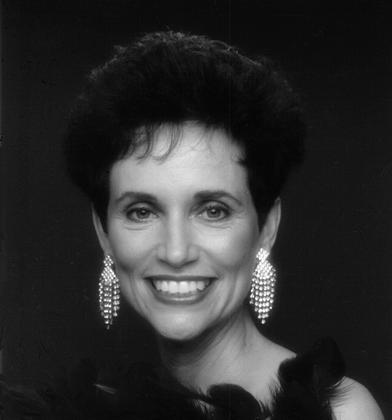
%> input picture project8_JOAO_GUEDES/woman.tif, 392 x 420 px, shrunk from 732 x 785 before the run
$ octave main_a.m   (GNU Octave 9; MATLAB toolbox functions it lacks are replaced by stand-ins)
%> lines starting %> are read from the running program, lines starting %| are printed output that depends on the picture
### project8_JOAO_GUEDES/toDouble01.m
% Converte uma imagem para double no intervalo [0,1]
function f = toDouble01(img)

originalClass = class(img);

if ismatrix(img)
    imgDouble = double(img);
end

% Ajustar a faixa de valores conforme a classe original
switch originalClass

    case 'uint8'
        f = imgDouble / 255;

    case 'uint16'
        f = imgDouble / 65535;

    case 'logical'
        % Imagem já possui valores 0 e 1
        f = imgDouble;

    otherwise
        % Tratamento para imagens single ou double
        minimumValue = min(imgDouble(:));
        maximumValue = max(imgDouble(:));

        % Verificar se a imagem já está no intervalo [0,1]
        if minimumValue >= 0 && maximumValue <= 1

            f = imgDouble;

            % Normalização para [0,1]
        elseif maximumValue > minimumValue

            f = (imgDouble - minimumValue) / (maximumValue - minimumValue);

        else
            % Imagem constante: evita divisão por zero
            f = zeros(size(imgDouble));
        end
end
end

### project8_JOAO_GUEDES/fftShift2D.m
% Centraliza uma matriz 2D
function shifted = fftShift2D(input)

    [M, N] = size(input);

    middleRow = ceil(M / 2);
    middleColumn = ceil(N / 2);

    rowOrder = [middleRow + 1:M, 1:middleRow];
    columnOrder = [middleColumn + 1:N, 1:middleColumn];

    shifted = input(rowOrder, columnOrder);
end

### project8_JOAO_GUEDES/normalize01.m
% Normaliza uma matriz para o intervalo [0,1]
function output = normalize01(input)

    input = double(input);

    minimumValue = min(input(:));
    maximumValue = max(input(:));

    if maximumValue == minimumValue
        output = zeros(size(input));
    else
        output = (input - minimumValue) / (maximumValue - minimumValue);
    end
end

### project8_JOAO_GUEDES/lpfilt.m
% Constrói um filtro passa-baixa 2D
function H = lpfilt(type, M, N, D0, n)
% type:
%   'ideal'    -> passa-baixa ideal
%   'btw'      -> passa-baixa Butterworth
%   'gaussian' -> passa-baixa Gaussiano

% M, N: dimensões do filtro
% D0: raio de corte
% n: ordem do Butterworth

type = lower(char(type));

H = zeros(M, N);

% Posição do termo DC após a centralização
centerRow = floor(M / 2) + 1;
centerColumn = floor(N / 2) + 1;

for u = 1:M
    for v = 1:N

        deltaU = u - centerRow;
        deltaV = v - centerColumn;

        % Distância radial até o centro
        D = sqrt(deltaU^2 + deltaV^2);

        switch type
            case 'ideal'
                if D <= D0
                    H(u, v) = 1;
                else
                    H(u, v) = 0;
                end

            case {'btw', 'butterworth'}
                H(u, v) = 1 / ...
                    (1 + (D / D0)^(2 * n));

            case {'gaussian', 'gauss'}
                H(u, v) = exp(-(D^2) / (2 * D0^2));

            otherwise
                error('Tipo de filtro inválido');
        end
    end
end
end

### project8_JOAO_GUEDES/ifftShift2D.m
% Desfaz a centralização de uma matriz 2D
function unshifted = ifftShift2D(input)

    [M, N] = size(input);

    middleRow = floor(M / 2);
    middleColumn = floor(N / 2);

    rowOrder = [middleRow + 1:M, 1:middleRow];
    columnOrder = [middleColumn + 1:N, 1:middleColumn];

    unshifted = input(rowOrder, columnOrder);
end

### project8_JOAO_GUEDES/main_a.m
clear;
close all;
clc;

% Leitura da imagem
inputImage = imread('woman.tif');
%> inputImage is the input picture: size 420x392 uint8; min 3, max 255, mean 46.4

% Conversão para [0,1]
f = toDouble01(inputImage);

[M, N] = size(f);
%> M = 420; N = 392
% Transformada de Fourier 2D
F = fft2(f);

% Centralização do espectro
Fc = fftShift2D(F);

% Espectro de magnitude para visualização
spectrum = log(1 + abs(Fc));
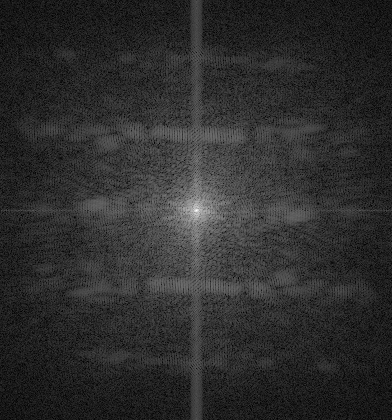
%> spectrum: size 420x392 double; min 0.0109, max 10.31, mean 1.87; drawn with min black and max white
spectrumDisplay = normalize01(spectrum);
%> in normalize01, `minimumValue = min(input(:));`: minimumValue = 0.0109
%> in normalize01, `maximumValue = max(input(:));`: maximumValue = 10.31

% Parâmetros do Butterworth
% Utiliza-se 15% da menor dimensão como raio de corte

D0 = round(0.15 * min(M, N));
%> D0 = 59
order = 2;

fprintf('Raio de corte D0: %d\n', D0);
%| Raio de corte D0: 59
fprintf('Ordem do Butterworth: %d\n', order);

% Construção do filtro passa-baixa Butterworth
HLP = lpfilt('btw', M, N, D0, order);
%> after the loop in lpfilt, `for u = 1:M`:
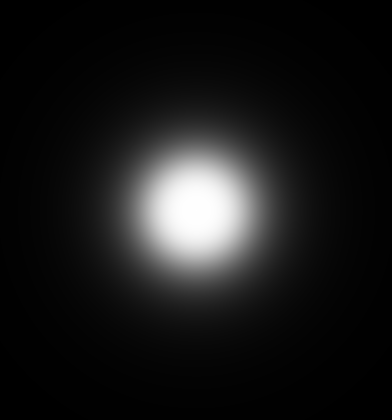
%> H: size 420x392 double; min 0.00178, max 1, mean 0.0997

% Construção do passa-alta por complementaridade
HHP = 1 - HLP;

% Aplicação dos filtros
GLP = HLP .* Fc;
GHP = HHP .* Fc;

% Desfazer a centralização
GLPUnshifted = ifftShift2D(GLP);
GHPUnshifted = ifftShift2D(GHP);

% Transformada inversa
gLP = real(ifft2(GLPUnshifted));
gHP = real(ifft2(GHPUnshifted));
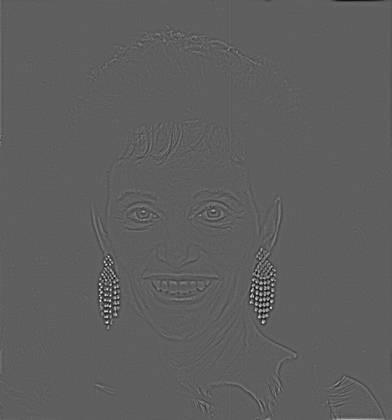
%> gHP: size 420x392 double; min -0.305, max 0.512, mean 4.32e-20; drawn with min black and max white

% Normalização para visualização
gLPDisplay = normalize01(gLP);
gHPDisplay = normalize01(gHP);

    % Imagem original e espectro centralizado
    figure('Name', 'Imagem e espectro centralizado');

    subplot(1, 2, 1);
    imagesc(f, [0 1]);
    axis image off;
    colormap gray;
    title('Imagem original - woman.tif');

    subplot(1, 2, 2);
    imagesc(spectrumDisplay, [0 1]);
    axis image off;
    colormap gray;
    title('Espectro centralizado: log(1 + |F|)');

    % Resultados dos filtros
    figure('Name', 'Resultados da filtragem Butterworth');

    subplot(1, 3, 1);
    imagesc(f, [0 1]);
    axis image off;
    colormap gray;
    title('Imagem original');

    subplot(1, 3, 2);
    imagesc(gLPDisplay, [0 1]);
    axis image off;
    colormap gray;
    title(sprintf('Passa-baixa: D0=%d, n=%d', D0, order));

    subplot(1, 3, 3);
    imagesc(gHPDisplay, [0 1]);
    axis image off;
    colormap gray;
    title(sprintf('Passa-alta: D0=%d, n=%d', D0, order));

    % Visualizações 2D e 3D dos filtros

    % Reduz a quantidade de pontos apenas na visualização 3D
    plotStep = max(1, floor(min(M, N) / 100));
%> plotStep = 3

    figure('Name', 'Filtros Butterworth 2D e 3D');

    subplot(2, 2, 1);
    imagesc(HLP, [0 1]);
    axis image;
    colorbar;
    title('Passa-baixa Butterworth - 2D');
    xlabel('v');
    ylabel('u');

    subplot(2, 2, 2);
    mesh(HLP(1:plotStep:end, 1:plotStep:end));
    title('Passa-baixa Butterworth - 3D');
    xlabel('v');
    ylabel('u');
    zlabel('H_{LP}(u,v)');
    axis tight;

    subplot(2, 2, 3);
    imagesc(HHP, [0 1]);
    axis image;
    colorbar;
    title('Passa-alta Butterworth - 2D');
    xlabel('v');
    ylabel('u');

    subplot(2, 2, 4);
    mesh(HHP(1:plotStep:end, 1:plotStep:end));
    title('Passa-alta Butterworth - 3D');
    xlabel('v');
    ylabel('u');
    zlabel('H_{HP}(u,v)');
    axis tight;
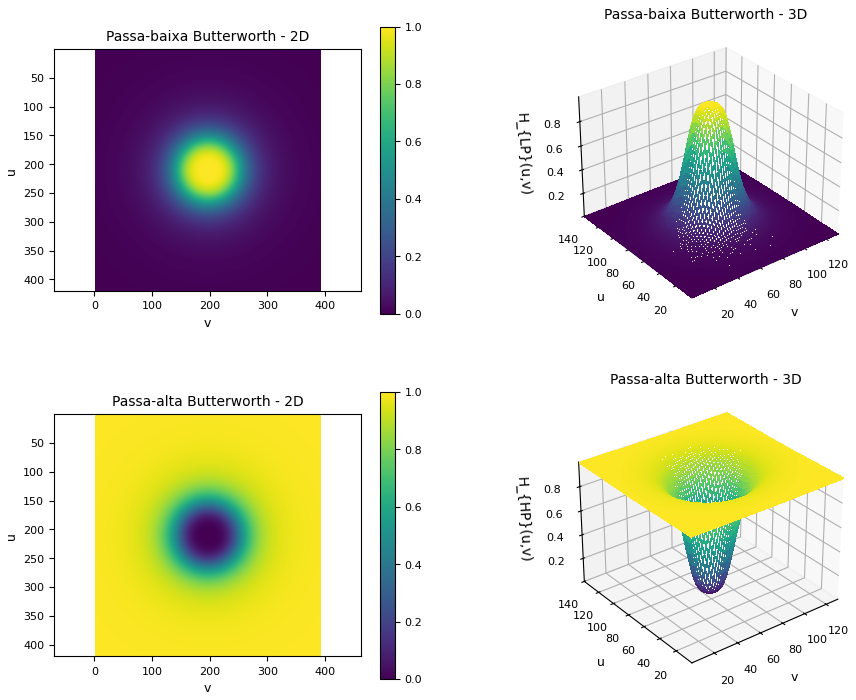
%> figure redrawn from the program's plot data, 4 panels

    % Espectros filtrados
    lowSpectrum = normalize01(log(1 + abs(GLP)));
%> in normalize01 (call 4), `input = double(input);`:
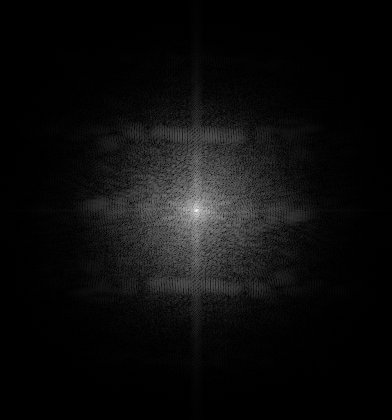
%> input: size 420x392 double; min 6.29e-05, max 10.31, mean 0.52; drawn with min black and max white
%> in normalize01 (call 4), `minimumValue = min(input(:));`: minimumValue = 6.29e-05
%> in normalize01 (call 4), `maximumValue = max(input(:));`: maximumValue = 10.31
    highSpectrum = normalize01(log(1 + abs(GHP)));
%> in normalize01 (call 5), `input = double(input);`:
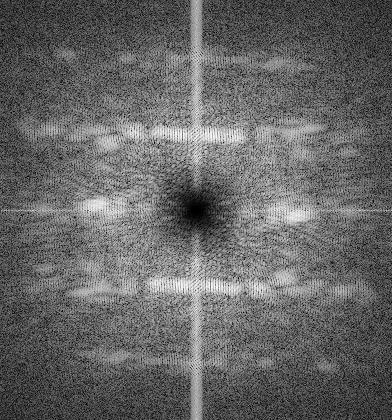
%> input: size 420x392 double; min 0, max 4.22, mean 1.7; drawn with min black and max white
%> in normalize01 (call 5), `minimumValue = min(input(:));`: minimumValue = 0
%> in normalize01 (call 5), `maximumValue = max(input(:));`: maximumValue = 4.22

    figure('Name', 'Espectros após a filtragem');

    subplot(1, 2, 1);
    imagesc(lowSpectrum, [0 1]);
    axis image off;
    colormap gray;
    title('Espectro após o passa-baixa');

    subplot(1, 2, 2);
    imagesc(highSpectrum, [0 1]);
    axis image off;
    colormap gray;
    title('Espectro após o passa-alta');

$ run again, with project8_JOAO_GUEDES/chestXray.tif copied over project8_JOAO_GUEDES/woman.tif
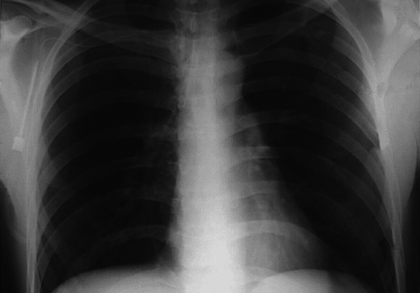
%> input picture project8_JOAO_GUEDES/chestXray.tif, 420 x 293 px, shrunk from 720 x 503 before the run
%> inputImage is the input picture: size 293x420 uint8; min 5, max 219, mean 59.9
%> minimumValue = 0.00335
%> maximumValue = 10.27
%| Raio de corte D0: 44
%> `gHP = real(ifft2(GHPUnshifted));`:
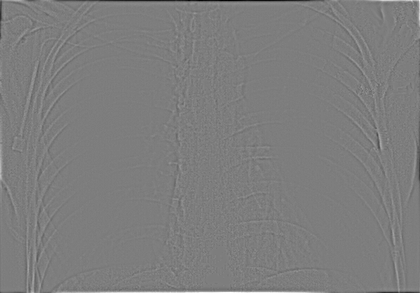
%> gHP: size 293x420 double; min -0.261, max 0.268, mean 3.75e-19; drawn with min black and max white
%> in normalize01 (call 5), `input = double(input);`:
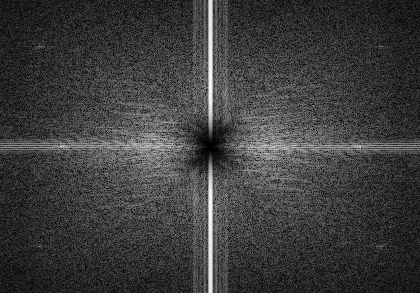
%> input: size 293x420 double; min 0, max 4.49, mean 1.08; drawn with min black and max white
%> minimumValue = 0
%> maximumValue = 4.49
